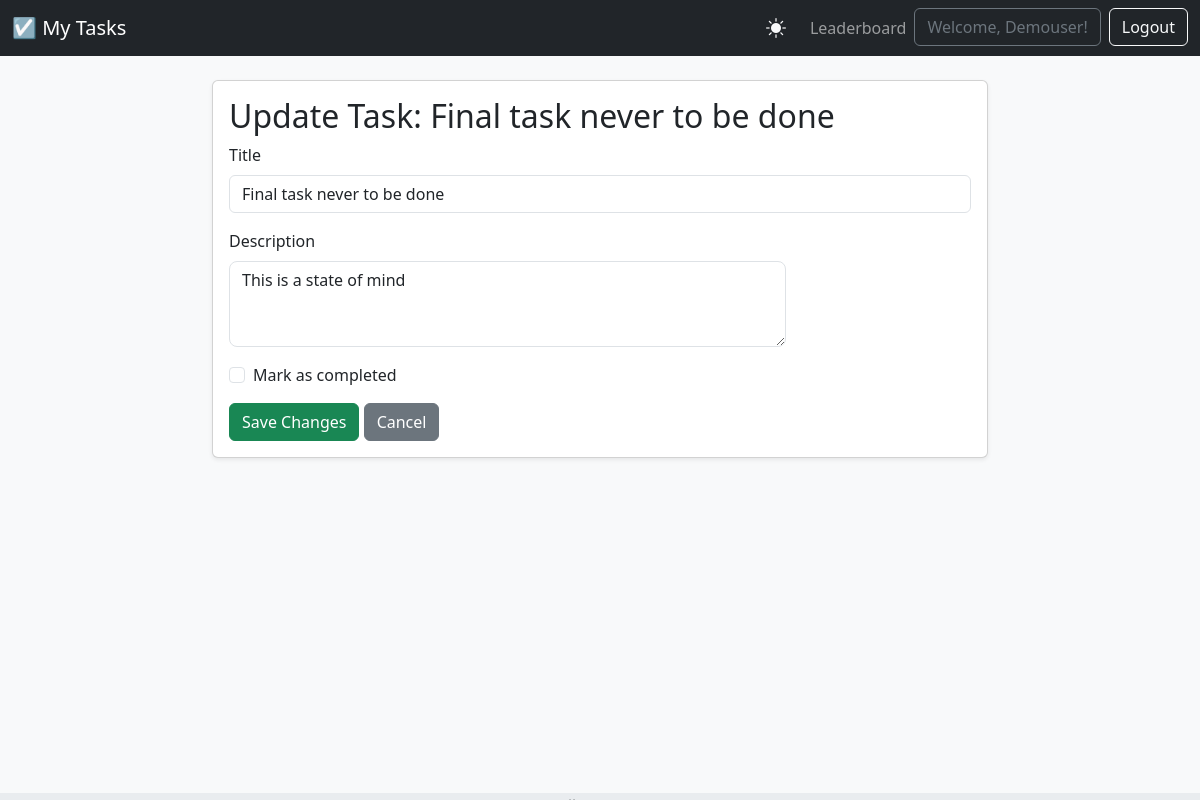
Page /update/22/ (signed in) on the committed database.
### tasks/models.py (models this page shows, shortened)
class Task(models.Model):
    user = models.ForeignKey(User, on_delete=models.CASCADE)
    title = models.CharField(max_length=200)
    description = models.TextField(blank=True)
    completed = models.BooleanField(default=False)
    created_at = models.DateTimeField(auto_now_add=True)
    priority = models.IntegerField(default=0)
    class Meta:
        ordering = ['priority', '-created_at']

### tasks/views.py (the view)
# urls.py: path('update/<int:pk>/', views.task_update, name='task-update'),
@login_required
def task_update(request, pk):
    task = get_object_or_404(Task, id=pk, user=request.user)
    if request.method == 'POST':
        form = TaskForm(request.POST, instance=task)
        if form.is_valid():
            form.save()
            messages.success(request, f'Task "{task.title}" updated successfully!')
            return redirect('task-list')
    else:
        form = TaskForm(instance=task)
    context = {'form': form, 'task': task}
    return render(request, 'tasks/task_update.html', context)

### tasks/forms.py
class TaskForm(forms.ModelForm):
    class Meta:
        model = Task
        fields = ['title', 'description', 'completed']
        widgets = {
            'title': forms.TextInput(attrs={'class': 'form-control'}),
            'description': forms.Textarea(attrs={'class': 'form-control w-75 rounded-3', 'rows': 3}),
            'completed': forms.CheckboxInput(attrs={'class': 'form-check-input'}),
        }

### templates/tasks/task_update.html (shortened to what this page needs)
{% extends 'base.html' %}
{% block content %}
<div class="card shadow-sm">
    <div class="card-body">
        <h2 class="card-title">Update Task: {{ task.title }}</h2>
        <form method="post">
            <div class="mb-3">
                <label for="id_title" class="form-label">Title</label>
                {{ form.title }}
            </div>
            <div class="mb-3">
                <label for="id_description" class="form-label">Description</label>
                {{ form.description }}
            </div>
            <div class="form-check mb-3">
                {{ form.completed }}
                <label class="form-check-label" for="id_completed">
                    Mark as completed
                </label>
            </div>
            <button type="submit" class="btn btn-success">Save Changes</button>
            <a href="{% url 'task-list' %}" class="btn btn-secondary">Cancel</a>
        </form>
    </div>
</div>
{% endblock %}

### templates/base.html (shortened to what this page needs)
{% load static %}
<!doctype html>
<html lang="en">
<head>
    <link href="https://cdn.jsdelivr.net/npm/bootstrap@5.3.3/dist/css/bootstrap.min.css" rel="stylesheet">
    <link rel="stylesheet" href="https://cdn.jsdelivr.net/npm/bootstrap-icons@1.11.3/font/bootstrap-icons.min.css">
</head>
<body class="d-flex flex-column min-vh-100">
    <nav class="navbar navbar-expand-lg navbar-dark bg-dark mb-4">
        <div class="container-fluid">
            <a class="navbar-brand" href="{% url 'task-list' %}">☑️ My Tasks</a>
            <div class="d-flex align-items-center">
                <button id="theme-toggle" class="nav-link text-light me-3">
                    <i class="bi bi-sun-fill"></i> </button>
                <ul class="navbar-nav ms-auto">
                    {% if user.is_authenticated %}
                        <li class="nav-item">
                            <a class="nav-link" href="{% url 'leaderboard' %}">Leaderboard</a>
                        </li>
                        <li class="nav-item">
                            <li class="nav-item me-2">
                                <a href="{% url 'user-profile' %}" class="btn btn-outline-secondary">
                                    Welcome, {{ user.username }}!
                                </a>
                            </li>
                        </li>
                        <li class="nav-item">
                            <form action="{% url 'logout' %}" method="post">
                                <button type="submit" class="btn btn-outline-light">Logout</button>
                            </form>
                        </li>
                    {% endif %}
                </ul>
            </div>
        </div>
    </nav>
    <div class="container" style="padding-bottom: 50px;">
        {% block content %}
        {% endblock %}
    </div>
    <footer class="footer mt-auto py-1 bg-body-secondary">
    </footer>
</body>
</html>

### templates/base.html (style rules this page uses)
body { background-color: #f8f9fa; }
.container { max-width: 800px; }
#theme-toggle { font-size: 1.25rem; cursor: pointer; background: none; border: none; }
.footer { position: fixed; bottom: 0; left: 0; right: 0; transition: transform 0.3s ease-in-out; transform: translateY(calc(100% - 7px)); }

### rows in the picture
Task: title "Final task never to be done", description "This is a state of mind"

### other values in the picture
{{ user.username }} "Demouser"
